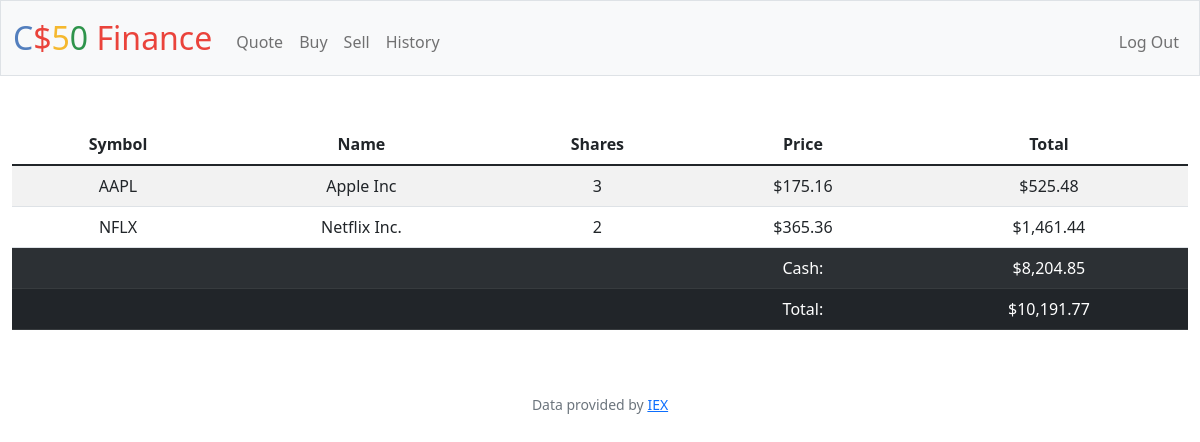
/ (signed in), run on the app's committed database.
### tables this page shows
CREATE TABLE 'portfolio' (
    username_id INTEGER NOT NULL,
    symbol TEXT NOT NULL,
    stocks TEXT NOT NULL,
    shares INTEGER NOT NULL DEFAULT 0,
    price REAL NOT NULL,
    total REAL NOT NULL,
    FOREIGN KEY (username_id) REFERENCES users(id)
);

CREATE TABLE users (id INTEGER PRIMARY KEY AUTOINCREMENT NOT NULL, username TEXT NOT NULL, hash TEXT NOT NULL, cash NUMERIC NOT NULL DEFAULT 10000.00);

### app.py (the view)
@app.route("/")
@login_required
def index():
    current_user = session["user_id"]
    cash = db.execute("SELECT * FROM users WHERE id = ?", current_user)
    if not cash:
        return apology("No cash")
    user_cash = cash[0]["cash"]
    portfolio = db.execute(
        "SELECT symbol, stocks, price, total, SUM(shares) as total_shares FROM portfolio WHERE username_id = ? GROUP BY symbol", current_user)
    balance = user_cash
    for port in portfolio:
        balance += port["total"]
    return render_template("index.html", portfolio=portfolio, cash=user_cash, balance=balance)

### app.py (called while the page is built)
@app.after_request
def after_request(response):
    response.headers["Cache-Control"] = "no-cache, no-store, must-revalidate"
    response.headers["Expires"] = 0
    response.headers["Pragma"] = "no-cache"
    return response

### helpers.py (called while the page is built)
def login_required(f):
    @wraps(f)
    def decorated_function(*args, **kwargs):
        if session.get("user_id") is None:
            return redirect("/login")
        return f(*args, **kwargs)
    return decorated_function

def usd(value):
    return f"${value:,.2f}"

### templates/index.html (shortened to what this page needs)
{% extends "layout.html" %}
{% block main %}
    <table class="table table-striped">
        <thead>
            <tr>
                <th scope="col">Symbol</th>
                <th scope="col">Name</th>
                <th scope="col">Shares</th>
                <th scope="col">Price</th>
                <th scope="col">Total</th>
            </tr>
        </thead>
        <tbody>
            {% for stock in portfolio %}
                <tr>
                    <td>{{ stock.symbol }}</td>
                    <td>{{ stock.stocks }}</td>
                    <td>{{ stock.total_shares }}</td>
                    <td>{{ stock.price | usd }}</td>
                    <td>{{ stock.total | usd }}</td>
                </tr>
            {% endfor %}
            <tr class="table-dark">
                <th scope="row"></th>
                <td></td>
                <td></td>
                <td>Cash:</td>
                <td>{{ cash | usd }}</td>
            </tr>
            <tr class="table-dark">
                <th scope="row"></th>
                <td></td>
                <td></td>
                <td>Total:</td>
                <td>{{ balance | usd }}</td>
            </tr>
        </tbody>
    </table>
{% endblock %}

### data on the page
portfolio: symbol "AAPL", stocks "Apple Inc", total_shares "3", price "$175.16", total "$525.48"
portfolio: symbol "NFLX", stocks "Netflix Inc.", total_shares "2", price "$365.36", total "$1,461.44"
users: cash "$8,204.85"

### other printed values
{{ balance | usd }} "$10,191.77"
